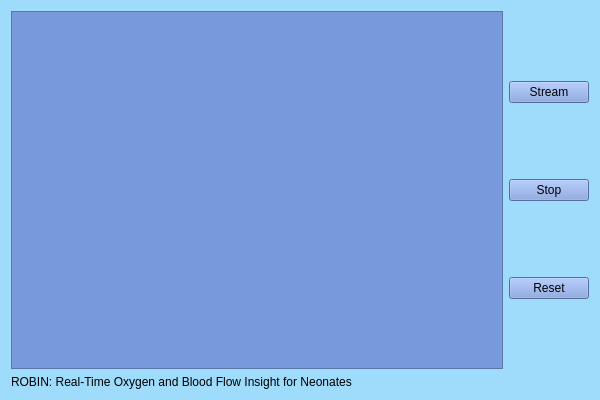
<?xml version="1.0" encoding="UTF-8"?>
<ui version="4.0">
 <class>Form</class>
 <widget class="QWidget" name="Form">
  <property name="geometry">
   <rect>
    <x>0</x>
    <y>0</y>
    <width>600</width>
    <height>400</height>
   </rect>
  </property>
  <property name="windowTitle">
   <string>Form</string> 
  </property>
  <property name="autoFillBackground">
   <bool>false</bool>
  </property>
  <property name="styleSheet">
   <string notr="true">background-color: rgb(159, 219, 251);</string>
  </property>
  <layout class="QGridLayout" name="gridLayout">
   <item row="0" column="0">
    <widget class="GraphicsLayoutWidget" name="graphicsView">
     <property name="styleSheet">
      <string notr="true">border-color: rgb(120, 153, 219);
background-color: rgb(120, 153, 219);</string>
     </property>
    </widget>
   </item>
   <item row="0" column="1">
    <layout class="QVBoxLayout" name="verticalLayout">
     <item>
      <widget class="QPushButton" name="streamButton">
       <property name="styleSheet">
        <string notr="true">font: 12pt &quot;Arial&quot;;
background-color: rgb(120, 153, 219);</string>
       </property>
       <property name="text">
        <string>Stream</string>
       </property>
      </widget>
     </item>
     <item>
      <widget class="QPushButton" name="stopButton">
       <property name="styleSheet">
        <string notr="true">font: 12pt &quot;Arial&quot;;
background-color: rgb(120, 153, 219);</string>
       </property>
       <property name="text">
        <string>Stop</string>
       </property>
      </widget>
     </item>
     <item>
      <widget class="QPushButton" name="resetButton">
       <property name="styleSheet">
        <string notr="true">font: 12pt &quot;Arial&quot;;
background-color: rgb(120, 153, 219);</string>
       </property>
       <property name="text">
        <string>Reset</string>
       </property>
      </widget>
     </item>
    </layout>
   </item>
   <item row="1" column="0" colspan="2">
    <widget class="QLabel" name="log">
     <property name="styleSheet">
      <string notr="true">font: 500 20pt &quot;Arial&quot;;</string>
     </property>
     <property name="text">
      <string>ROBIN: Real-Time Oxygen and Blood Flow Insight for Neonates</string>
     </property>
    </widget>
   </item>
  </layout>
 </widget>
 <customwidgets>
  <customwidget>
   <class>GraphicsLayoutWidget</class>
   <extends>QGraphicsView</extends>
   <header>pyqtgraph</header>
  </customwidget>
 </customwidgets>
 <resources/>
 <connections/>
</ui>
